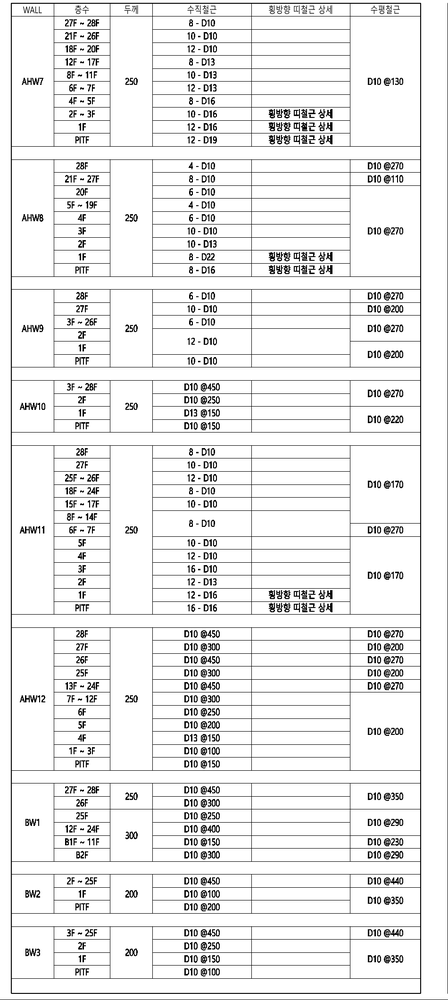
#> input picture img-split-drawing/center_img_draw.png, 448 x 1000 px, shrunk from 950 x 2120 before the run, found by its file name
$ python gray.py
#> lines starting #> are read from the running program, lines starting #| are printed output that depends on the picture
import cv2
import matplotlib.pyplot as plt

# 원본 이미지 로드
img = cv2.imread('/Users/peter/Projects/structural-documents-check/img-split-drawing/center_img_draw.png')
#> img is the input picture: shape (1000, 448, 3); min 0, max 255, mean 235.5

# 1. 그레이스케일 변환
gray = cv2.cvtColor(img, cv2.COLOR_BGR2GRAY)

# 2. 이진화 (OTSU 방법)
_, bin_img = cv2.threshold(gray, 0, 255, cv2.THRESH_BINARY_INV + cv2.THRESH_OTSU)
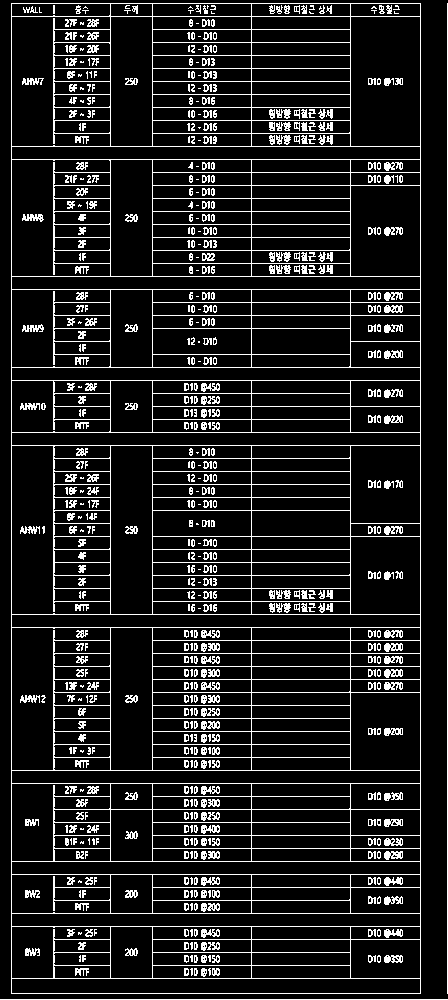
#> bin_img: shape (1000, 448); 12.1% white in thin lines or dots

# 3. 수평선만 남기기
horiz_kernel = cv2.getStructuringElement(cv2.MORPH_RECT, (40,1))
horiz_lines = cv2.morphologyEx(bin_img, cv2.MORPH_OPEN, horiz_kernel)
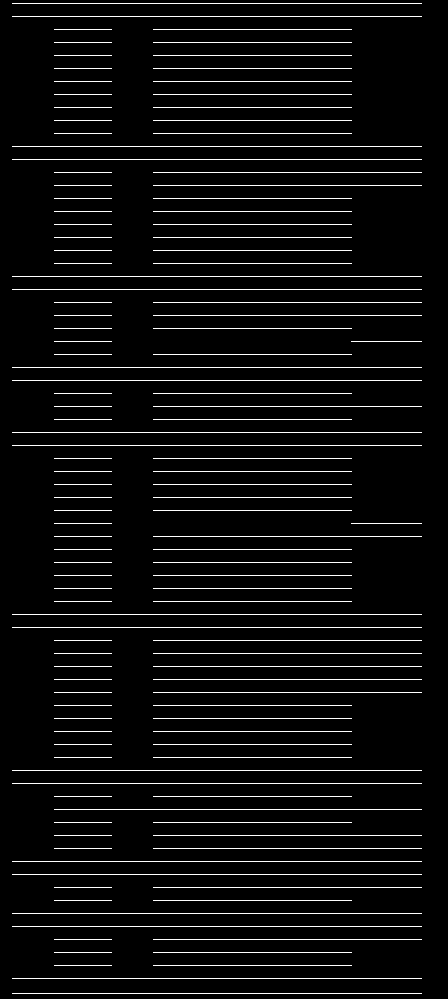
#> horiz_lines: shape (1000, 448); 5.4% white in thin lines or dots

# 결과 이미지들을 한번에 표시
fig, axes = plt.subplots(2, 2, figsize=(12, 10))

# 원본 이미지 (BGR을 RGB로 변환)
axes[0,0].imshow(cv2.cvtColor(img, cv2.COLOR_BGR2RGB))
axes[0,0].set_title('Original Image')
axes[0,0].axis('off')

# 그레이스케일 이미지
axes[0,1].imshow(gray, cmap='gray')
axes[0,1].set_title('Grayscale')
axes[0,1].axis('off')

# 이진화 이미지
axes[1,0].imshow(bin_img, cmap='gray')
axes[1,0].set_title('Binary (OTSU)')
axes[1,0].axis('off')

# 수평선 추출 결과
axes[1,1].imshow(horiz_lines, cmap='gray')
axes[1,1].set_title('Horizontal Lines')
axes[1,1].axis('off')

plt.tight_layout()
plt.show()
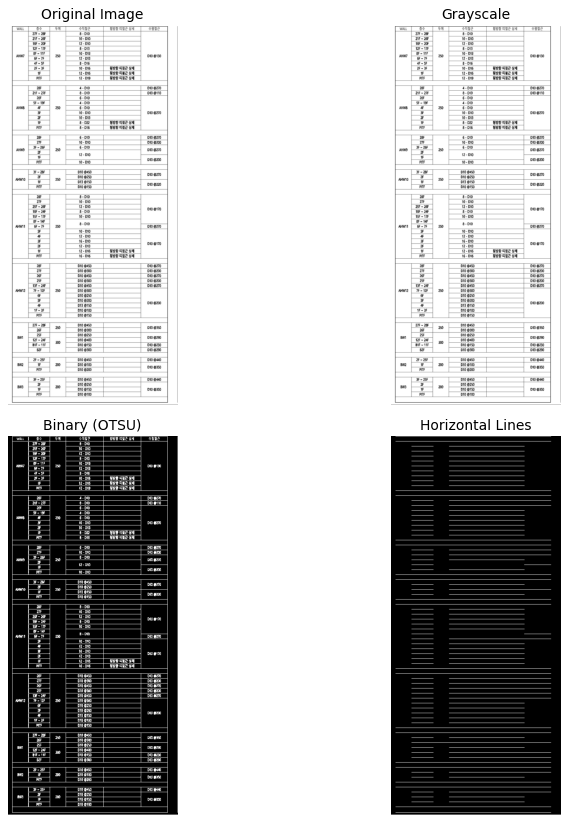
#> figure drawn by matplotlib, 4 panels

# 개별 이미지도 저장
cv2.imwrite('result_gray.png', gray)
cv2.imwrite('result_binary.png', bin_img)
cv2.imwrite('result_horiz_lines.png', horiz_lines)

print("변환된 이미지들이 표시되었습니다.")
print("개별 파일로도 저장되었습니다: result_gray.png, result_binary.png, result_horiz_lines.png")

$ run again, with img-split-drawing/left_img_draw.png copied over img-split-drawing/center_img_draw.png
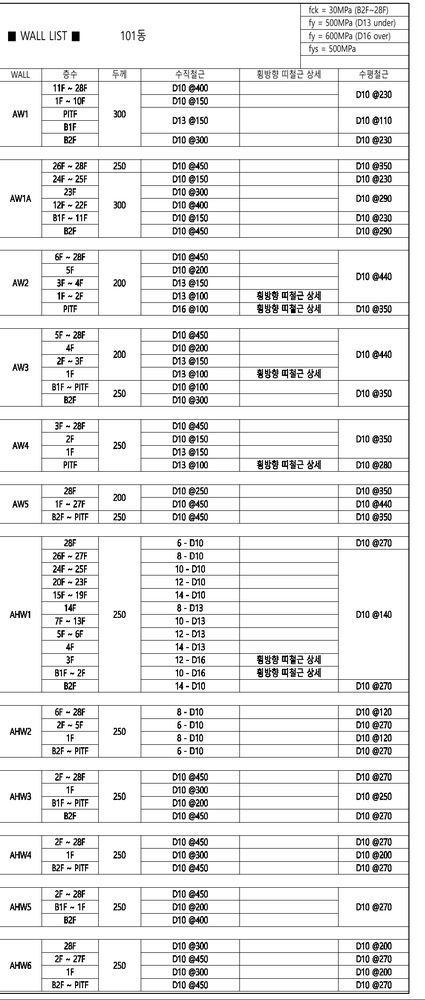
#> input picture img-split-drawing/left_img_draw.png, 425 x 1000 px, shrunk from 900 x 2120 before the run, found by its file name
#> img is the input picture: shape (1000, 425, 3); min 0, max 255, mean 233.7
#> `_, bin_img = cv2.threshold(gray, 0, 255, cv2.THRESH_BINARY_INV + cv2.T..`:
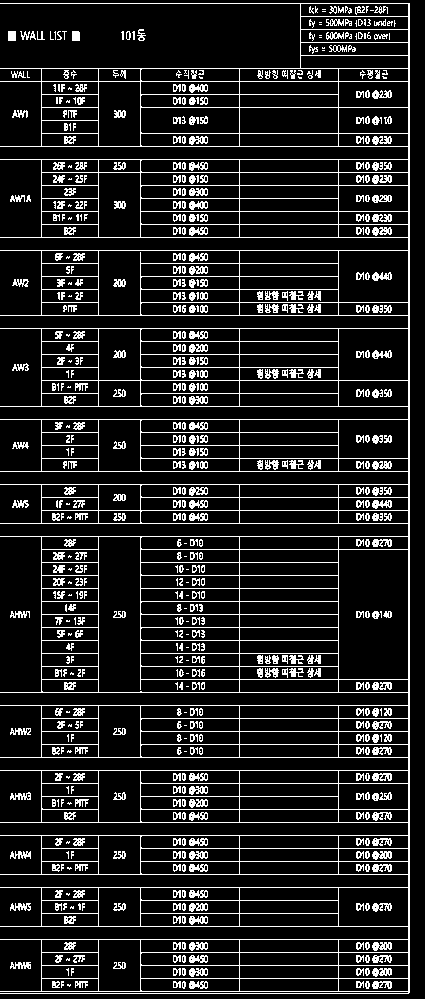
#> bin_img: shape (1000, 425); 13.4% white in thin lines or dots
#> horiz_lines: shape (1000, 425); 6% white in thin lines or dots
#> `plt.show()`:
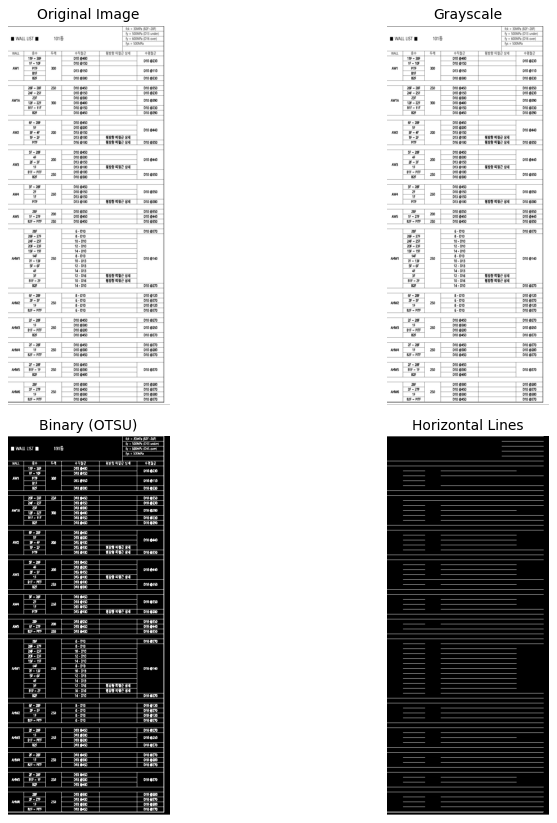
#> figure drawn by matplotlib, 4 panels
